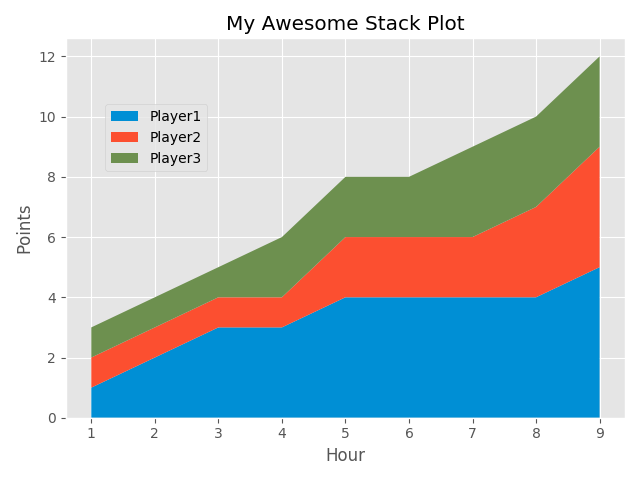

Recreate this plot in Python.
from matplotlib import pyplot as plt

plt.style.use('ggplot')

minutes = [1, 2, 3, 4, 5, 6, 7, 8, 9]

# Points by player on each minutes
player1 = [1, 2, 3, 3, 4, 4, 4, 4, 5]
player2 = [1, 1, 1, 1, 2, 2, 2, 3, 4]
player3 = [1, 1, 1, 2, 2, 2, 3, 3, 3]

labels = ['Player1','Player2','Player3']
colors = ['#008fd5','#fc4f30','#6d904f']

plt.stackplot(minutes, player1, player2, player3, colors = colors, labels=labels,)

plt.legend(loc=(0.07, 0.65))

plt.title('My Awesome Stack Plot')
plt.xlabel("Hour")
plt.ylabel('Points')

plt.tight_layout()
plt.savefig('stack_plot.png')
plt.show()
